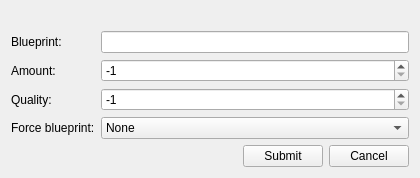
<?xml version="1.0" encoding="UTF-8"?>
<ui version="4.0">
 <class>ItemWidget</class>
 <widget class="QWidget" name="ItemWidget">
  <property name="geometry">
   <rect>
    <x>0</x>
    <y>0</y>
    <width>420</width>
    <height>170</height>
   </rect>
  </property>
  <property name="windowTitle">
   <string>Edit item</string>
  </property>
  <layout class="QGridLayout" name="gridLayout">
   <item row="0" column="0">
    <layout class="QVBoxLayout" name="verticalLayout">
     <item>
      <widget class="QLabel" name="errorLabel">
       <property name="text">
        <string/>
       </property>
      </widget>
     </item>
     <item>
      <layout class="QFormLayout" name="formLayout">
       <item row="0" column="0">
        <widget class="QLabel" name="label_2">
         <property name="text">
          <string>Blueprint:</string>
         </property>
        </widget>
       </item>
       <item row="1" column="0">
        <widget class="QLabel" name="label_3">
         <property name="text">
          <string>Amount:</string>
         </property>
        </widget>
       </item>
       <item row="2" column="0">
        <widget class="QLabel" name="label_4">
         <property name="text">
          <string>Quality:</string>
         </property>
        </widget>
       </item>
       <item row="3" column="0">
        <widget class="QLabel" name="label_5">
         <property name="text">
          <string>Force blueprint:</string>
         </property>
        </widget>
       </item>
       <item row="0" column="1">
        <widget class="QLineEdit" name="blueprintEdit"/>
       </item>
       <item row="1" column="1">
        <widget class="QSpinBox" name="amountSpin">
         <property name="minimum">
          <number>-1</number>
         </property>
         <property name="maximum">
          <number>100000</number>
         </property>
         <property name="value">
          <number>-1</number>
         </property>
        </widget>
       </item>
       <item row="2" column="1">
        <widget class="QSpinBox" name="qualitySpin">
         <property name="minimum">
          <number>-1</number>
         </property>
         <property name="maximum">
          <number>100000</number>
         </property>
         <property name="value">
          <number>-1</number>
         </property>
        </widget>
       </item>
       <item row="3" column="1">
        <widget class="QComboBox" name="forceBpCombo">
         <item>
          <property name="text">
           <string>None</string>
          </property>
         </item>
         <item>
          <property name="text">
           <string>True</string>
          </property>
         </item>
         <item>
          <property name="text">
           <string>False</string>
          </property>
         </item>
        </widget>
       </item>
      </layout>
     </item>
     <item>
      <layout class="QHBoxLayout" name="horizontalLayout">
       <item>
        <spacer name="horizontalSpacer">
         <property name="orientation">
          <enum>Qt::Horizontal</enum>
         </property>
         <property name="sizeHint" stdset="0">
          <size>
           <width>40</width>
           <height>20</height>
          </size>
         </property>
        </spacer>
       </item>
       <item>
        <widget class="QPushButton" name="submitBtn">
         <property name="text">
          <string>Submit</string>
         </property>
        </widget>
       </item>
       <item>
        <widget class="QPushButton" name="cancelBtn">
         <property name="text">
          <string>Cancel</string>
         </property>
        </widget>
       </item>
      </layout>
     </item>
    </layout>
   </item>
  </layout>
 </widget>
 <resources/>
 <connections/>
</ui>
